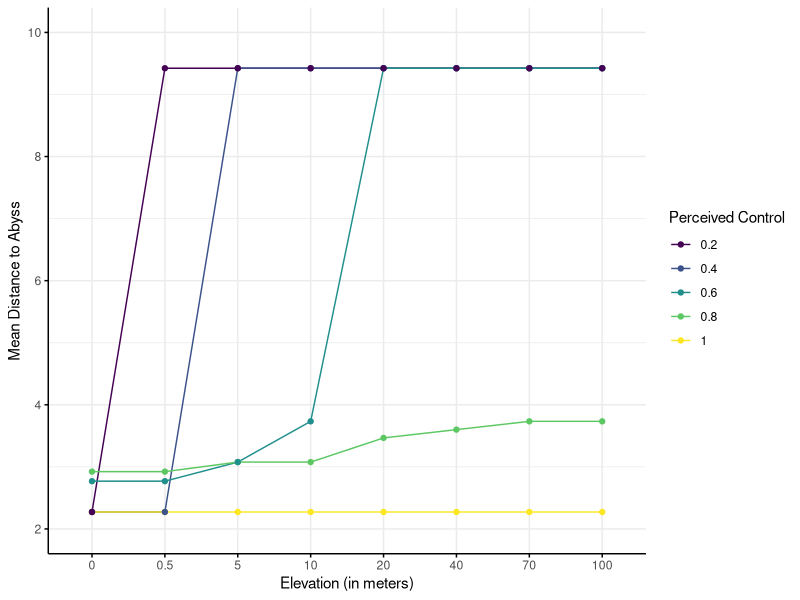
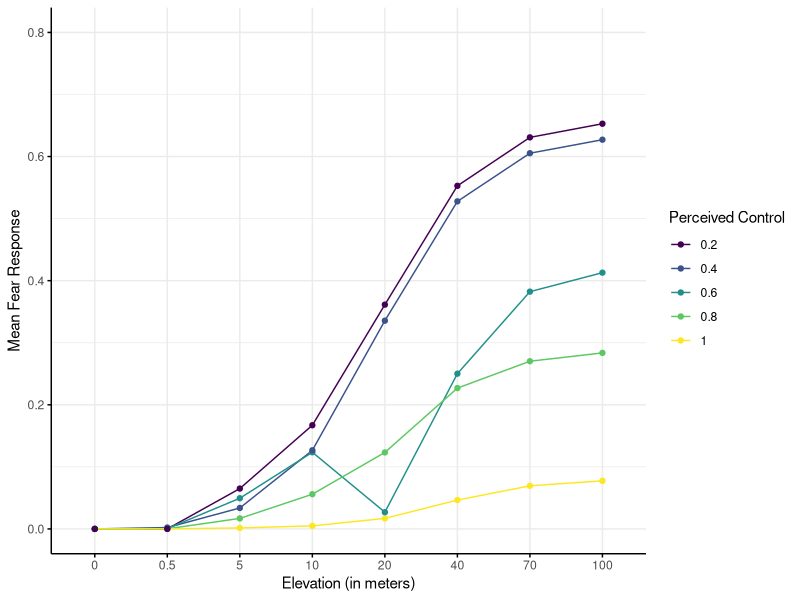

These figures' R source, in order:
################################################################################
#                       Visualizing the results from the                       #
#                       computational model of Acrophobia                      #
#                      (phenomena as statistical patterns)                     #
################################################################################ 

# Load libraries: 
library("ggplot2")
library("dplyr")
library("patchwork")

# Load in data: 
data <- read.table("output.csv", header = FALSE, stringsAsFactors = FALSE)
data <- data[, -1, drop = FALSE]

colnames(data) <- c("Control", "Punishment_h", "Meter", "Gridspace", "Goal",
                    "Steps", "MeanFear", "MeanBodily", "MeanThreat", "MeanDistAbyss")


# Ensure numeric columns are parsed consistently.
data$Control <- as.numeric(data$Control)
data$Punishment_h <- as.numeric(data$Punishment_h)
data$Meter <- as.numeric(data$Meter)
data$MeanFear <- as.numeric(data$MeanFear)
data$MeanDistAbyss <- as.numeric(data$MeanDistAbyss)

######################################
# Create Figure
######################################

for (punishment_h in c(0.2, 0.5, 0.7)) {
  dataTemp <- data %>% filter(Punishment_h == punishment_h)
  
  # Ensure that 'control' and 'elevation' are treated as factors (ordinal variables)
  dataTemp$Control <- factor(dataTemp$Control, ordered = TRUE)
  dataTemp$Meter <- factor(dataTemp$Meter, ordered = TRUE)
  
  # ~~~~~~~~~~~~~~~~~~~~~~~~~~~~~~~~~~~~~~~~~~~~~~~~~~~
  # Mean Fear per Elevation level and Perceived Control  
  # ~~~~~~~~~~~~~~~~~~~~~~~~~~~~~~~~~~~~~~~~~~~~~~~~~~~
  
  Fear <- ggplot(dataTemp, aes(x = Meter, y = MeanFear, group = Control, color = Control)) +
    geom_line() +   # Use lines to represent different levels of control
    geom_point() +  # Optionally, add points to show data points
    ylim(0,.8) +
    labs(x = "Elevation (in meters)", y = "Mean Fear Response", color = "Perceived Control") +  # Label axes and legend
    theme_minimal() +
    theme(
      axis.line = element_line(),       # Add x and y axis lines
      axis.ticks = element_line()       # Add ticks on both axes
    ) 
  
  # ~~~~~~~~~~~~~~~~~~~~~~~~~~~~~~~~~~~~~~~~~~~~~~~~~~~
  # Mean Distance to Threat per Elevation level and Perceived Control 
  # ~~~~~~~~~~~~~~~~~~~~~~~~~~~~~~~~~~~~~~~~~~~~~~~~~~~
  
  Distance <- ggplot(dataTemp, aes(x = Meter, y = MeanDistAbyss, group = Control, color = Control)) +
    geom_line() +   # Use lines to represent different levels of control
    geom_point() +  # Optionally, add points to show data points
    labs(x = "Elevation (in meters)", y = "Mean Distance to Abyss", color = "Perceived Control") +  # Label axes and legend
    ylim(2,10) +
    theme_minimal() +
    theme(
      axis.line = element_line(),       # Add x and y axis lines
      axis.ticks = element_line()       # Add ticks on both axes
    ) 
  
  
  # ~~~~~~~~~~~~~~~~~~~~~~~~~~~~~~~~~~~~~~~~~~~~~~~~~~~
  # Save as one figure
  # ~~~~~~~~~~~~~~~~~~~~~~~~~~~~~~~~~~~~~~~~~~~~~~~~~~~
  
  #pdf(paste0("Phenomena_h", punishment_h ,".pdf"), width = 8, height = 5)
  Fear + Distance + 
    plot_layout(guides = "collect") & theme(legend.position = "bottom") # or "top"
  #dev.off()
}
